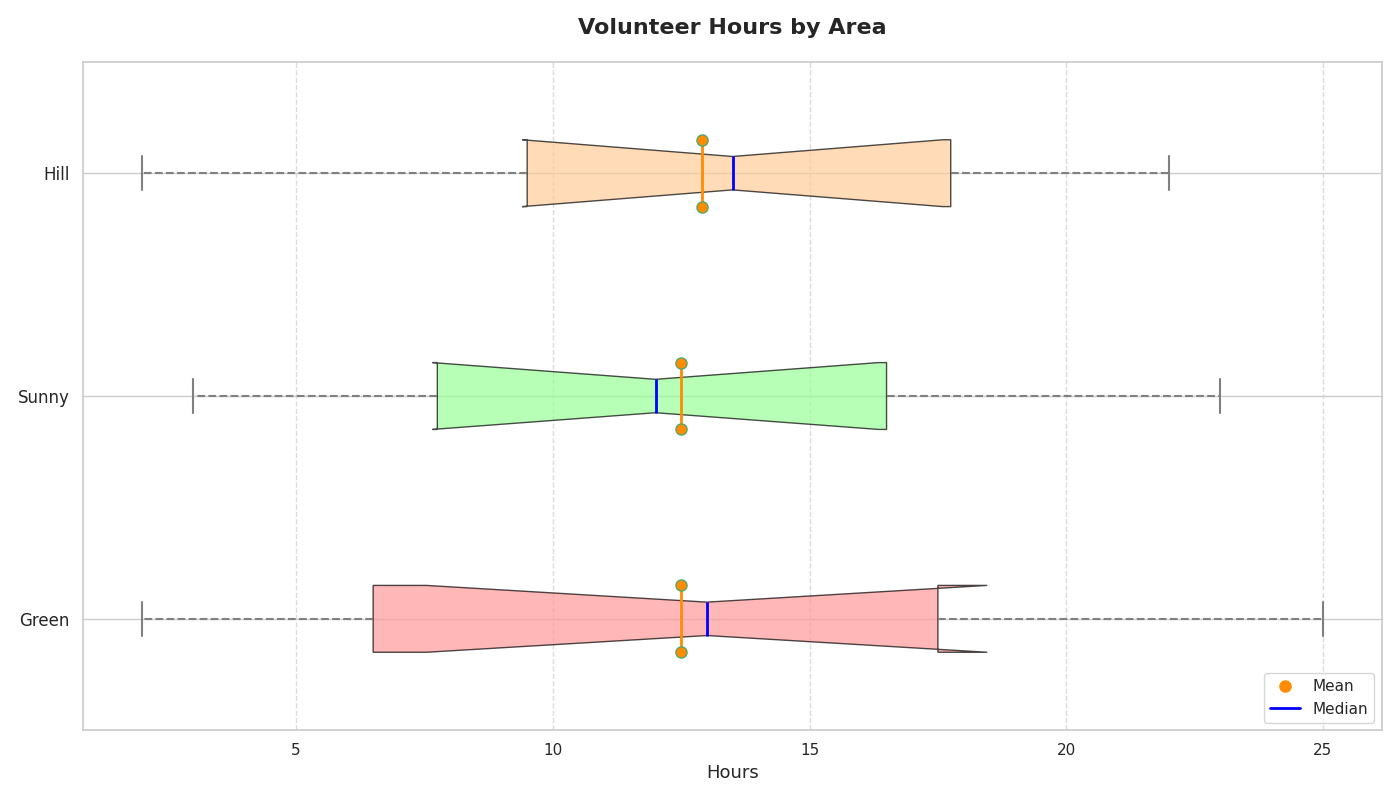

Write Python code to recreate this figure.
import matplotlib.pyplot as plt

neighborhoods = ['Green', 'Sunny', 'Hill']
volunteering_hours = [
    [2, 4, 6, 8, 12, 14, 16, 18, 20, 25],  # Greenfield
    [3, 5, 7, 10, 11, 13, 15, 17, 21, 23], # Sunnydale
    [2, 4, 9, 11, 12, 15, 17, 18, 19, 22]  # Hillcrest
]

fig, ax = plt.subplots(figsize=(14, 8))
bp = ax.boxplot(volunteering_hours, vert=False, patch_artist=True, notch=True,
                meanline=True, showmeans=True, meanprops=dict(linestyle='-', linewidth=2, color='darkorange'))

colors = ['#FF9999', '#99FF99', '#FFCC99']
for patch, color in zip(bp['boxes'], colors):
    patch.set(facecolor=color, alpha=0.7)

for whisker in bp['whiskers']:
    whisker.set(color='gray', linewidth=1.5, linestyle="--")

for cap in bp['caps']:
    cap.set(color='gray', linewidth=1.5)

for median in bp['medians']:
    median.set(color='blue', linewidth=2)

for mean in bp['means']:
    mean.set(marker='o', markerfacecolor='darkorange', markersize=8)

ax.set_title('Volunteer Hours by Area', fontsize=16, fontweight='bold', pad=20)
ax.set_xlabel('Hours', fontsize=13)
ax.set_yticklabels(neighborhoods, fontsize=12)

ax.xaxis.grid(True, linestyle='--', alpha=0.7)

mean_legend = plt.Line2D([], [], color='darkorange', marker='o', linestyle='None', markersize=8, label='Mean')
median_legend = plt.Line2D([], [], color='blue', linestyle='-', linewidth=2, label='Median')
ax.legend(handles=[mean_legend, median_legend], loc='lower right')

plt.tight_layout()
plt.show()
